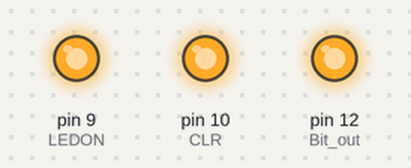
Recording of a sketch running on a simulated Arduino Uno, built with avr-gcc and run on an emulated ATmega328P. Shown: output pins drawn as LEDs (lit = HIGH). Pins used as bus, display or sensor lines are not drawn.

Above: at 0.3 s.
At 37.8 s:
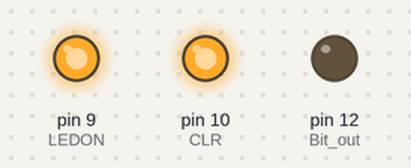
Timing chart, 0 to 40.0 s (numbered marks = the images above):
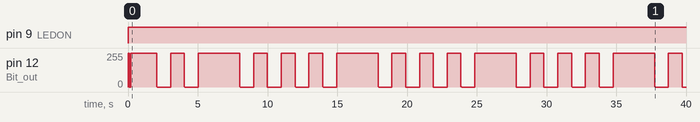

Measured:
- by itself, pin 9 (LEDON): LOW → HIGH at 0.00 s

The sketch:

LED_2x7segments.ino
```cpp
#define DELAY_IN_MS 990
#define SHORT_DELAY_IN_MS 100

#define OFF 0
#define ON 1


#define Bit_out 12
#define CLK  11
#define CLK2 7
#define CLR  10
#define LEDON 9
#define DBG  13

byte counter = 0;
// fba.cgde
char segments[][9] = {
  "fba c de",
  " b  c   ",
  " ba  gde",
  " ba cgd ",
  "fb  cg  ",
  "f a cgd ",
  "f a cgde",
  " ba c   ",
  "fba cgde",
  "fba cgd "
};

// the setup routine runs once when you press reset:
void setup() {
  pinMode(Bit_out, OUTPUT);
  pinMode(CLK, OUTPUT);
  pinMode(CLR, OUTPUT);
  pinMode(LEDON, OUTPUT);
  pinMode(DBG, OUTPUT);

  digitalWrite(LEDON, OFF);  //HIGH tuns on LEDs
  digitalWrite(CLK, OFF);
  digitalWrite(CLR, HIGH); // active LOW
}


// inverts state of pin, delays, then reverts state back
void pulsout(byte pinCLK, int delayInMs)   {
  byte z = digitalRead(pinCLK);
  z = !z;
  digitalWrite(pinCLK, z);
  delayMicroseconds(delayInMs);
  z = !z; // return to original state
  digitalWrite(pinCLK, z);
  return;
} // end pulsout()


void displayBitsWord(String val) {
    digitalWrite(DBG, ON);
    for (int j=0; j<=15; j++)  {
      int data = (val.charAt(j) == ' ') ? HIGH : LOW;
      String c = String(val.charAt(j));
      digitalWrite(Bit_out, data);
      pulsout(CLK, 10);
    }  // next j
    digitalWrite(DBG, OFF);
}


void displayNumber( byte n ) {
  byte digit2 = n / 10;
  byte digit1 = n - (digit2 * 10);
  String segmentBits2 = String(segments[digit2]);
  String segmentBits1 = String(segments[digit1]);
  String segmentBits = segmentBits2 + segmentBits1;
  displayBitsWord( segmentBits );
}


// the loop routine runs over and over again forever:
void loop() {
  if (counter > 99) {
    counter = 0;
  }
  if (counter == 0) {
    displayBitsWord("                "); digitalWrite(LEDON, ON); delay(SHORT_DELAY_IN_MS); digitalWrite(LEDON, OFF);
    displayBitsWord("fba.cgdefba.cgde"); digitalWrite(LEDON, ON); delay(SHORT_DELAY_IN_MS); digitalWrite(LEDON, OFF);
    displayBitsWord("  a             "); digitalWrite(LEDON, ON); delay(SHORT_DELAY_IN_MS); digitalWrite(LEDON, OFF);
    displayBitsWord("          a     "); digitalWrite(LEDON, ON); delay(SHORT_DELAY_IN_MS); digitalWrite(LEDON, OFF);
    displayBitsWord("         b      "); digitalWrite(LEDON, ON); delay(SHORT_DELAY_IN_MS); digitalWrite(LEDON, OFF);
    displayBitsWord("            c   "); digitalWrite(LEDON, ON); delay(SHORT_DELAY_IN_MS); digitalWrite(LEDON, OFF);
    displayBitsWord("              d "); digitalWrite(LEDON, ON); delay(SHORT_DELAY_IN_MS); digitalWrite(LEDON, OFF);
    displayBitsWord("      d         "); digitalWrite(LEDON, ON); delay(SHORT_DELAY_IN_MS); digitalWrite(LEDON, OFF);
    displayBitsWord("       e        "); digitalWrite(LEDON, ON); delay(SHORT_DELAY_IN_MS); digitalWrite(LEDON, OFF);
    displayBitsWord("     g          "); digitalWrite(LEDON, ON); delay(SHORT_DELAY_IN_MS); digitalWrite(LEDON, OFF);
    displayBitsWord("             g  "); digitalWrite(LEDON, ON); delay(SHORT_DELAY_IN_MS); digitalWrite(LEDON, OFF);
    displayBitsWord("         b      "); digitalWrite(LEDON, ON); delay(SHORT_DELAY_IN_MS); digitalWrite(LEDON, OFF);
    displayBitsWord("          a     "); digitalWrite(LEDON, ON); delay(SHORT_DELAY_IN_MS); digitalWrite(LEDON, OFF);
    displayBitsWord("  a             "); digitalWrite(LEDON, ON); delay(SHORT_DELAY_IN_MS); digitalWrite(LEDON, OFF);
    displayBitsWord("                "); digitalWrite(LEDON, ON); delay(SHORT_DELAY_IN_MS); digitalWrite(LEDON, OFF);
    displayBitsWord("   .            "); digitalWrite(LEDON, ON); delay(SHORT_DELAY_IN_MS); digitalWrite(LEDON, OFF);
    displayBitsWord("           .    "); digitalWrite(LEDON, ON); delay(SHORT_DELAY_IN_MS); digitalWrite(LEDON, OFF);
    displayBitsWord("   .            "); digitalWrite(LEDON, ON); delay(SHORT_DELAY_IN_MS); digitalWrite(LEDON, OFF);
    displayBitsWord("           .    "); digitalWrite(LEDON, ON); delay(SHORT_DELAY_IN_MS); digitalWrite(LEDON, OFF);
    displayBitsWord("                "); digitalWrite(LEDON, ON); delay(SHORT_DELAY_IN_MS); digitalWrite(LEDON, OFF);
  }
  displayNumber( counter );
  digitalWrite(LEDON, ON);
  delay(DELAY_IN_MS);
  digitalWrite(LEDON, OFF);
  counter++;
}
```
